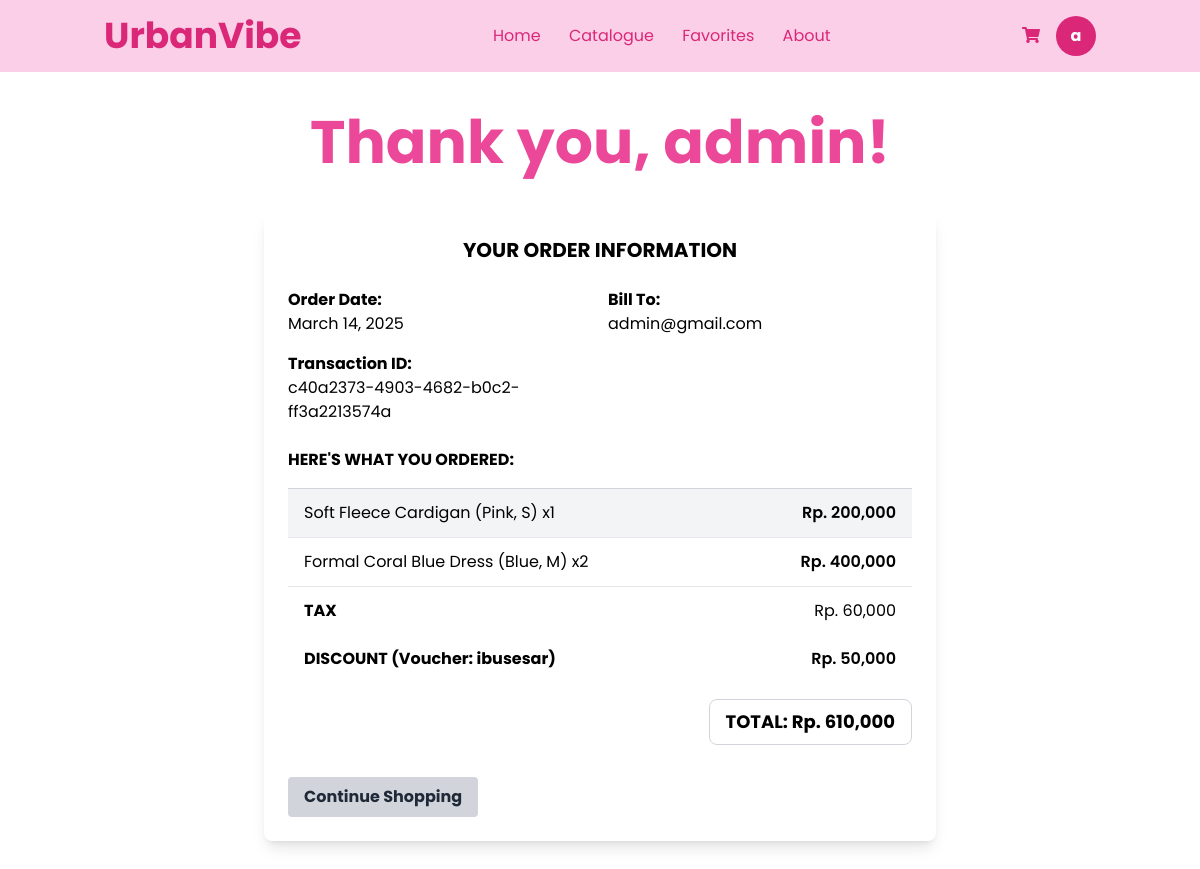
Screenshot of /invoice/ (signed in) with the database file from the repository.
### WebPage/models.py (models this page shows, shortened)
class CustomUser(AbstractBaseUser, PermissionsMixin):  # Inherit PermissionsMixin
    email = models.EmailField(unique=True)
    full_name = models.CharField(max_length=255)
    phone_number = models.CharField(max_length=15, blank=True, null=True)
    address = models.TextField(blank=True, null=True)
    is_staff = models.BooleanField(default=False)
    is_superuser = models.BooleanField(default=False)
    is_active = models.BooleanField(default=True)  # This should already exist
    objects = CustomUserManager()
    USERNAME_FIELD = 'email'
    REQUIRED_FIELDS = ['full_name']

class Order(models.Model):
    ORDER_STATUS = (
        ('pending', 'Pending'),
        ('processing', 'Processing'),
        ('completed', 'Completed'),
        ('cancelled', 'Cancelled'),
    )
    user = models.ForeignKey(settings.AUTH_USER_MODEL, on_delete=models.CASCADE, null=True, blank=True)
    date_ordered = models.DateTimeField(auto_now_add=True)
    complete = models.BooleanField(default=False)
    transaction_id = models.CharField(max_length=100, null=True, blank=True)
    status = models.CharField(max_length=20, choices=ORDER_STATUS, default='pending')
    voucher_code = models.CharField(max_length=20, null=True, blank=True)
    discount_amount = models.IntegerField(default=0)
    @property
    def get_cart_total(self):
        orderitems = self.orderitem_set.all()
        total = sum([item.get_total for item in orderitems])
        return total
    @property
    def get_final_total(self):
        total = self.get_cart_total
        tax = int(total * 0.10)  # 10% tax
        final_total = total + tax - self.discount_amount
        return final_total, tax

class OrderItem(models.Model):
    PRODUCT_TYPE_CHOICES = (
        ('fashion', 'Fashion'),
        ('beauty', 'Beauty'),
        ('accessories', 'Accessories'),
    )
    order = models.ForeignKey(Order, on_delete=models.CASCADE)
    product_type = models.CharField(max_length=20, choices=PRODUCT_TYPE_CHOICES)
    product_id = models.IntegerField()
    quantity = models.IntegerField(default=1)
    date_added = models.DateTimeField(auto_now_add=True)
    color = models.CharField(max_length=20, null=True, blank=True)
    size = models.CharField(max_length=10, null=True, blank=True)
    @property
    def get_product(self):
        try:
            if self.product_type == 'fashion':
                return Fashion.objects.get(product_id=self.product_id)
            elif self.product_type == 'beauty':
                return Beauty.objects.get(product_id=self.product_id)
            elif self.product_type == 'accessories':
                return Accessories.objects.get(product_id=self.product_id)
        except (Fashion.DoesNotExist, Beauty.DoesNotExist, Accessories.DoesNotExist):
            return None
        return None
    @property
    def get_total(self):
        product = self.get_product
        return product.price * self.quantity if product else 0

class Product(models.Model):
    product_id = models.AutoField(primary_key=True)
    name = models.CharField(max_length=255)
    description = models.TextField()
    price = models.PositiveIntegerField()
    stock = models.PositiveIntegerField()
    class Meta:
        abstract = True

class Fashion(Product):
    sub_category = models.CharField(max_length=20, choices=FashionSubCategory.choices)
    color = MultiSelectField(choices=COLOR_CHOICES, max_length=100)  # Allows multiple colors
    size = MultiSelectField(choices=SIZE_CHOICES, max_length=50)  # Allows multiple sizes
    fashion_type = models.CharField(max_length=15, null=True, blank=True, choices=FashionType.choices)

### WebPage/views.py (the view)
# urls.py: path('invoice/', views.invoice, name='invoice'),
def invoice(request):
    if request.user.is_authenticated:
        order = Order.objects.filter(
            user=request.user,
            complete=True
        ).order_by('-date_ordered').first()
        if order:
            items = order.orderitem_set.all()
            final_total, tax = order.get_final_total
            context = {
                'order': order,
                'items': items,
                'tax': tax,
                'total': final_total
            }
            return render(request, 'WebPage/invoice.html', context)
    return render(request, 'WebPage/invoice.html')

### templates/WebPage/invoice.html (shortened to what this page needs)
{% extends 'base.html' %}
{% load static %}
{% load humanize %}
{% block content %}
<main class="min-h-screen">
  <div class="text-center py-10">
    <h1 class="text-6xl font-bold text-pink-500">
      Thank you{% if user.is_authenticated %}, {{ user.full_name|default:user.email }}{% endif %}!
    </h1>
  </div>
  <div class="order-container max-w-2xl mx-auto p-6 bg-white rounded-lg shadow-lg">
    <h2 class="text-xl font-bold mb-6 text-center">YOUR ORDER INFORMATION</h2>
    <div class="grid grid-cols-2 gap-4 mb-6">
      <div>
        <p class="font-bold">Order Date:</p>
        <p id="orderDate">
          {% if order and order.date_ordered %}
            {{ order.date_ordered|date:"F d, Y" }}
          {% else %}
            <span id="js-date">Loading date...</span>
          {% endif %}
        </p>
      </div>
      <div>
        <p class="font-bold">Bill To:</p>
        <p>
          {% if user.is_authenticated %}{{ user.email }}{% else %}<span id="js-email">Guest</span>{% endif %}
        </p>
      </div>
      {% if order and order.transaction_id %}
      <div>
        <p class="font-bold">Transaction ID:</p>
        <p>{{ order.transaction_id }}</p>
      </div>
      {% endif %}
    </div>
    <h3 class="font-bold mb-4">HERE'S WHAT YOU ORDERED:</h3>
    <div class="mb-4 border-t border-gray-300" id="orderItems">
      {% if items %}
        {% for item in items %}
        <div class="order-item flex justify-between py-3 {% if forloop.first %}bg-gray-100{% endif %} px-4 border-b">
          <p>
            {{ item.get_product.name }}
            {% if item.color or item.size %}
              ({{ item.color|default_if_none:"" }}{% if item.color and item.size %}, {% endif %}{{ item.size|default_if_none:"" }})
            {% endif %}
            x{{ item.quantity }}
          </p>
          <p class="font-semibold">Rp. {{ item.get_total|floatformat:"0"|intcomma }}</p>
        </div>
        {% endfor %}
        <div class="py-3 flex justify-between items-center px-4">
          <p class="font-bold">TAX</p>
          <p id="taxAmount">Rp. {{ tax|floatformat:"0"|intcomma }}</p>
        </div>
        {% if order and order.discount_amount > 0 %}
        <div class="py-3 flex justify-between items-center px-4">
          <p class="font-bold">
            DISCOUNT{% if order.voucher_code %} (Voucher: {{ order.voucher_code }}){% endif %}
          </p>
          <p class="font-semibold">Rp. {{ order.discount_amount|floatformat:"0"|intcomma }}</p>
        </div>
        {% endif %}
      {% else %}
      <div id="client-items">
      </div>
      {% endif %}
    </div>
    <div class="order-summary text-right mt-4">
      <div class="border border-gray-300 inline-block px-4 py-2 rounded-lg">
        <p id="totalAmount" class="text-lg font-bold">
          TOTAL:
          {% if total %} Rp. {{ total|floatformat:"0"|intcomma }} {% else %}
          <span id="js-total">Calculating...</span>
          {% endif %}
        </p>
      </div>
    </div>
    <div class="mt-8 flex justify-between">
      <a href="{% url 'catalogue' %}" class="bg-gray-300 hover:bg-gray-400 text-gray-800 font-bold py-2 px-4 rounded">
        Continue Shopping
      </a>
  </div>
</main>
{% endblock %}

### templates/base.html (shortened to what this page needs)
{% load static %}
<!DOCTYPE html>
<html lang="en">
<head>
    <link rel="stylesheet" href="{% static 'assets/css/styles.css' %}">
    <script src="https://cdn.tailwindcss.com"></script>
    <link rel="stylesheet" href="https://cdnjs.cloudflare.com/ajax/libs/font-awesome/5.15.3/css/all.min.css"/>
</head>
<body>
    <header class="bg-pink-200 py-4">
        <div class="container mx-auto flex justify-between items-center px-4">
            <a class="text-4xl font-bold text-pink-600" href="{% url 'index' %}">
                UrbanVibe
            </a>
            <nav class="space-x-6">
                <a class="text-pink-600 hover:text-pink-800" href="{% url 'index' %}">Home</a>
                <a class="text-pink-600 hover:text-pink-800" href="{% url 'catalogue' %}">Catalogue</a>
                <a class="text-pink-600 hover:text-pink-800" href="{% url 'favorites' %}">Favorites</a>
                <a class="text-pink-600 hover:text-pink-800" href="{% url 'about_us' %}">About</a>
            </nav>
            <div class="flex items-center space-x-4">
                <a href="{% url 'shoppingcart' %}">
                    <i class="fas fa-shopping-cart text-pink-600"></i>
                </a>
                {% if user.is_authenticated %}
                    <a href="{% url 'profile' %}" class="w-10 h-10 rounded-full bg-pink-600 flex items-center justify-center text-white font-bold">
                        {{ user.full_name|slice:":1" }}
                    </a>
                {% else %}
                    <a href="{% url 'login' %}" class="bg-white text-pink-600 border border-pink-600 px-4 py-2 rounded-full hover:bg-pink-600 hover:text-white">
                        Get Started
                    </a>
                {% endif %}
            </div>
        </div>
    </header>
    <main class="min-h-screen mx-auto max-w-[1320px] px-4">
        {% block content %}
        {% endblock %}
    </main>
</body>
</html>

### static/assets/css/styles.css (style rules this page uses)
body { font-family: 'Poppins', sans-serif; margin: 0; padding: 0; background-color: #fff; }
header { display: flex; justify-content: space-between; align-items: center; padding: 15px 50px; background-color: #FEC8D8; color: #E91E63; }

### rows the page displays
CustomUser: full_name "a", full_name "admin", email "admin@gmail.com"
Order: date_ordered "March 14, 2025", transaction_id "c40a2373-4903-4682-b0c2-ff3a2213574a", voucher_code "ibusesar", discount_amount "50,000"
OrderItem: get_product.name "Soft Fleece Cardigan", color "Pink", size "S", quantity "1", get_total "200,000"
OrderItem: get_product.name "Formal Coral Blue Dress", color "Blue", size "M", quantity "2", get_total "400,000"

### other values shown
{{ tax|floatformat:"0"|intcomma }} "60,000"
{{ total|floatformat:"0"|intcomma }} "610,000"
